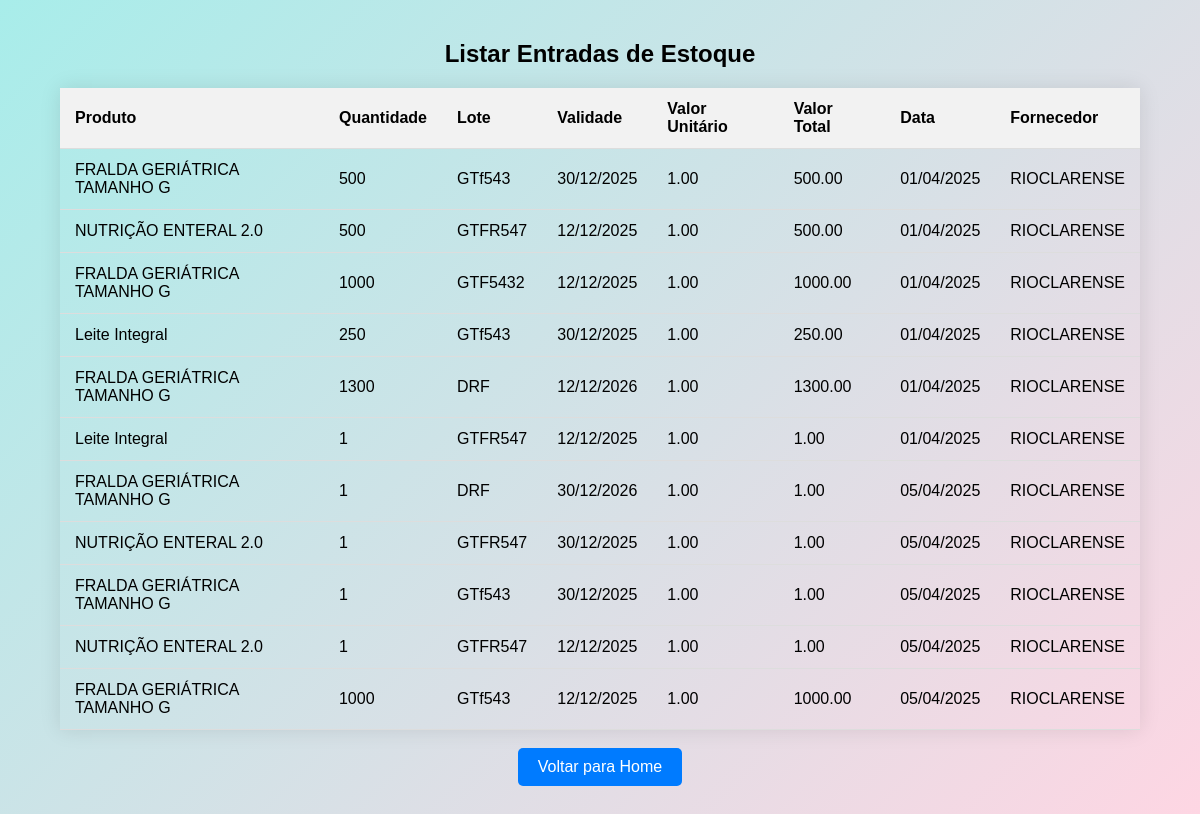
The page /listar_entradas/ on the database as committed earlier.
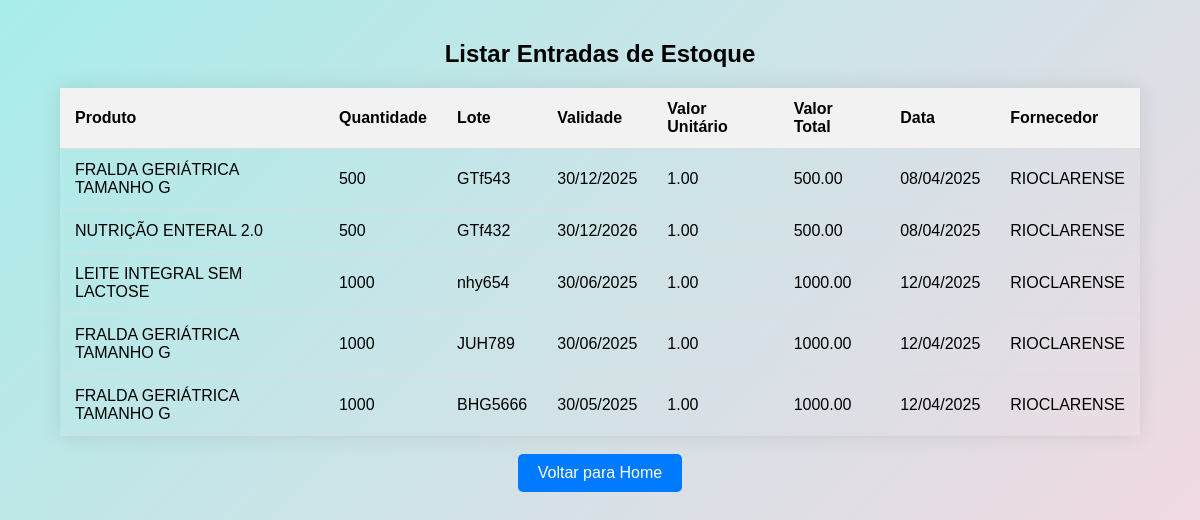
The same page on the database as committed later.
### sgis/models.py (models this page shows, shortened)
class ItemEntradaEstoque(models.Model):
    entrada = models.ForeignKey(EntradaEstoque, on_delete=models.CASCADE, related_name='itens')
    produto = models.ForeignKey('Produto', on_delete=models.CASCADE)
    lote = models.CharField(max_length=100)
    quantidade = models.IntegerField()
    quantidade_disponivel = models.IntegerField(default=0)
    valor_unitario = models.DecimalField(max_digits=10, decimal_places=2)
    validade = models.DateField(default=timezone.now)
    @property
    def valor_total(self):
        return self.quantidade * self.valor_unitario

class Produto(models.Model):
    descricao = models.CharField(max_length=255, verbose_name="Descrição")
    apresentacao = models.CharField(max_length=50, verbose_name="Apresentação")
    fabricante = models.ForeignKey(Fabricante, on_delete=models.CASCADE)
    estoque = models.IntegerField(default=0)  # Adicionado o campo estoque

class EntradaEstoque(models.Model):
    nota_fiscal = models.ForeignKey(NotaFiscal, on_delete=models.CASCADE)  # Apenas uma vez
    data_entrada = models.DateField(default=timezone.now)

class NotaFiscal(models.Model):
    fornecedor = models.ForeignKey(Fornecedor, on_delete=models.CASCADE)
    data_nota = models.DateField(verbose_name="Data da Nota Fiscal")
    valor_total = models.DecimalField(max_digits=10, decimal_places=2, verbose_name="Valor Total", default=0.00)
    numero_nota_fiscal = models.CharField(max_length=20, verbose_name="Número da Nota Fiscal", default=000)

class Fornecedor(models.Model):
    nome = models.CharField(max_length=250)
    cnpj = models.CharField(max_length=14)
    endereco = models.CharField(max_length=250, verbose_name="Endereço")
    telefone = models.CharField(max_length=20)

### sgis/views.py (the view)
# urls.py: path('listar_entradas/', views.listar_entradas, name='listar_entradas'),
def listar_entradas(request):
    entradas = EntradaEstoque.objects.all()
    return render(request, 'sgis/listar_entradas.html', {'entradas': entradas})

### sgis/templates/sgis/listar_entradas.html (shortened to what this page needs)
{% load static %}
<!DOCTYPE html>
<html>
<head>
    <link rel="stylesheet" href="{% static 'css/style.css' %}">
</head>
<body>
    <div class="content">
        <h2>Listar Entradas de Estoque</h2>
        <table>
            <thead>
                <tr>
                    <th>Produto</th>
                    <th>Quantidade</th>
                    <th>Lote</th>
                    <th>Validade</th>
                    <th>Valor Unitário</th>
                    <th>Valor Total</th>
                    <th>Data</th>
                    <th>Fornecedor</th>
                </tr>
            </thead>
            <tbody>
                {% for entrada in entradas %}
                    {% for item in entrada.itens.all %}
                        <tr>
                            <td>{{ item.produto.descricao }}</td>
                            <td>{{ item.quantidade }}</td>
                            <td>{{ item.lote }}</td>
                            <td>{{ item.validade|date:"d/m/Y" }}</td>
                            <td>{{ item.valor_unitario }}</td>
                            <td>{{ item.valor_total}}</td>
                            <td>{{ entrada.nota_fiscal.data_nota|date:"d/m/Y" }}</td>
                            <td>{{ entrada.nota_fiscal.fornecedor.nome }}</td>
                        </tr>
                    {% endfor %}
                {% endfor %}
            </tbody>
        </table>
        <br>
        <a href="{% url 'home' %}" class="home-button">Voltar para Home</a>
    </div>
</body>
</html>

### sgis/static/css/style.css (style rules this page uses)
* { padding: 0; margin: 0; }
body { height: 100vh; box-sizing: border-box; font-family: Arial, sans-serif; background: linear-gradient(135deg, #a8edea, #fed6e3); color: black; margin: 0; padding: 0; }
.content { padding: 20px; text-align: center; }
.content { width: 90%; margin: 20px auto; font-family: sans-serif; }
table { width: 100%; border-collapse: collapse; margin-top: 20px; box-shadow: 0 0 20px rgba(0, 0, 0, 0.1); }
th, td { padding: 12px 15px; text-align: left; border-bottom: 1px solid #ddd; }
th { background-color: #f2f2f2; font-weight: bold; }
.home-button { display: inline-block; padding: 10px 20px; background-color: #007bff; color: white; text-decoration: none; border-radius: 5px; margin-bottom: 20px; }

Rows that differ between the two databases and show on the page:
removed EntradaEstoque: nota_fiscal.data_nota "01/04/2025", nota_fiscal.fornecedor.nome "RIOCLARENSE"
removed ItemEntradaEstoque: produto.descricao "FRALDA GERIÁTRICA TAMANHO G", quantidade "500", lote "GTf543", validade "30/12/2025", valor_unitario "1.00", valor_total "500.00"
removed ItemEntradaEstoque: produto.descricao "NUTRIÇÃO ENTERAL 2.0", quantidade "500", lote "GTFR547", validade "12/12/2025", valor_unitario "1.00", valor_total "500.00"
removed EntradaEstoque: nota_fiscal.data_nota "01/04/2025", nota_fiscal.fornecedor.nome "RIOCLARENSE"
removed ItemEntradaEstoque: produto.descricao "FRALDA GERIÁTRICA TAMANHO G", quantidade "1000", lote "GTF5432", validade "12/12/2025", valor_unitario "1.00", valor_total "1000.00"
removed EntradaEstoque: nota_fiscal.data_nota "01/04/2025", nota_fiscal.fornecedor.nome "RIOCLARENSE"
removed ItemEntradaEstoque: produto.descricao "Leite Integral", quantidade "250", lote "GTf543", validade "30/12/2025", valor_unitario "1.00", valor_total "250.00"
removed EntradaEstoque: nota_fiscal.data_nota "01/04/2025", nota_fiscal.fornecedor.nome "RIOCLARENSE"
removed ItemEntradaEstoque: produto.descricao "FRALDA GERIÁTRICA TAMANHO G", quantidade "1300", lote "DRF", validade "12/12/2026", valor_unitario "1.00", valor_total "1300.00"
removed ItemEntradaEstoque: produto.descricao "Leite Integral", quantidade "1", lote "GTFR547", validade "12/12/2025", valor_unitario "1.00", valor_total "1.00"
removed EntradaEstoque: nota_fiscal.data_nota "05/04/2025", nota_fiscal.fornecedor.nome "RIOCLARENSE"
removed ItemEntradaEstoque: produto.descricao "FRALDA GERIÁTRICA TAMANHO G", quantidade "1", lote "DRF", validade "30/12/2026", valor_unitario "1.00", valor_total "1.00"
removed ItemEntradaEstoque: produto.descricao "NUTRIÇÃO ENTERAL 2.0", quantidade "1", lote "GTFR547", validade "30/12/2025", valor_unitario "1.00", valor_total "1.00"
removed EntradaEstoque: nota_fiscal.data_nota "05/04/2025", nota_fiscal.fornecedor.nome "RIOCLARENSE"
removed ItemEntradaEstoque: produto.descricao "FRALDA GERIÁTRICA TAMANHO G", quantidade "1", lote "GTf543", validade "30/12/2025", valor_unitario "1.00", valor_total "1.00"
removed ItemEntradaEstoque: produto.descricao "NUTRIÇÃO ENTERAL 2.0", quantidade "1", lote "GTFR547", validade "12/12/2025", valor_unitario "1.00", valor_total "1.00"
removed EntradaEstoque: nota_fiscal.data_nota "05/04/2025", nota_fiscal.fornecedor.nome "RIOCLARENSE"
removed ItemEntradaEstoque: produto.descricao "FRALDA GERIÁTRICA TAMANHO G", quantidade "1000", lote "GTf543", validade "12/12/2025", valor_unitario "1.00", valor_total "1000.00"
added EntradaEstoque: nota_fiscal.data_nota "08/04/2025", nota_fiscal.fornecedor.nome "RIOCLARENSE"
added ItemEntradaEstoque: produto.descricao "FRALDA GERIÁTRICA TAMANHO G", quantidade "500", lote "GTf543", validade "30/12/2025", valor_unitario "1.00", valor_total "500.00"
added ItemEntradaEstoque: produto.descricao "NUTRIÇÃO ENTERAL 2.0", quantidade "500", lote "GTf432", validade "30/12/2026", valor_unitario "1.00", valor_total "500.00"
added EntradaEstoque: nota_fiscal.data_nota "12/04/2025", nota_fiscal.fornecedor.nome "RIOCLARENSE"
added ItemEntradaEstoque: produto.descricao "LEITE INTEGRAL SEM LACTOSE", quantidade "1000", lote "nhy654", validade "30/06/2025", valor_unitario "1.00", valor_total "1000.00"
added EntradaEstoque: nota_fiscal.data_nota "12/04/2025", nota_fiscal.fornecedor.nome "RIOCLARENSE"
added ItemEntradaEstoque: produto.descricao "FRALDA GERIÁTRICA TAMANHO G", quantidade "1000", lote "JUH789", validade "30/06/2025", valor_unitario "1.00", valor_total "1000.00"
added EntradaEstoque: nota_fiscal.data_nota "12/04/2025", nota_fiscal.fornecedor.nome "RIOCLARENSE"
added ItemEntradaEstoque: produto.descricao "FRALDA GERIÁTRICA TAMANHO G", quantidade "1000", lote "BHG5666", validade "30/05/2025", valor_unitario "1.00", valor_total "1000.00"
